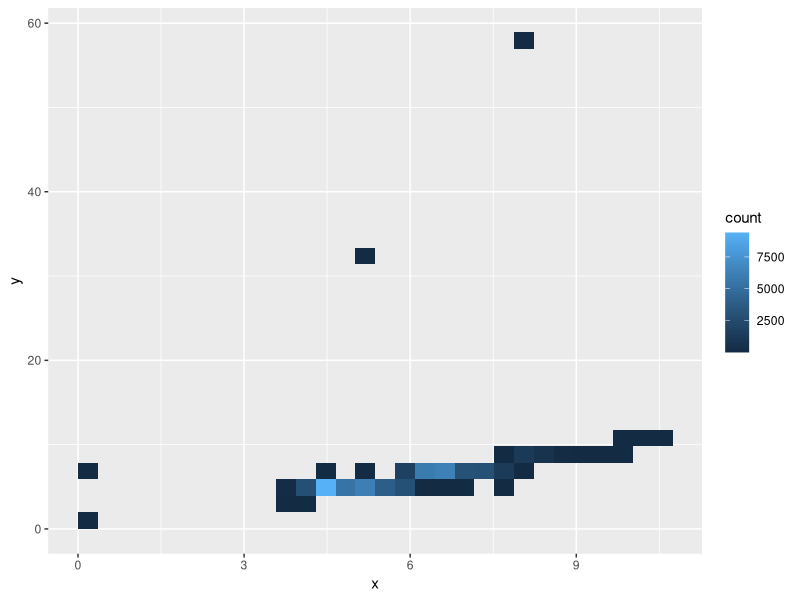
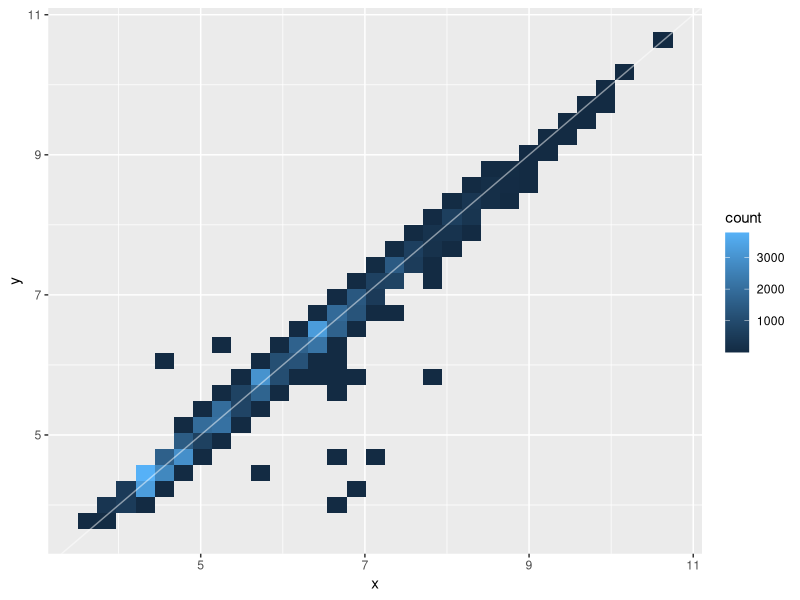

These charts were generated, in order, by the following R code:
## ---- chunk 1
knitr::opts_chunk$set(echo = FALSE)
## ---- chunk 2
library(ggplot2, warn.conflicts = FALSE)
library(dplyr, warn.conflicts = FALSE)
## ---- chunk 3
data(diamonds)
nrow(diamonds)
ggplot(diamonds, aes(x,y)) + geom_bin2d() 
## ---- chunk 4
diamonds_ok <- filter(diamonds, x>0, y>0, y < 20)
ggplot(diamonds_ok) + geom_bin2d(aes(x,y)) + geom_abline(slope=1, color="white", alpha=0.5)
